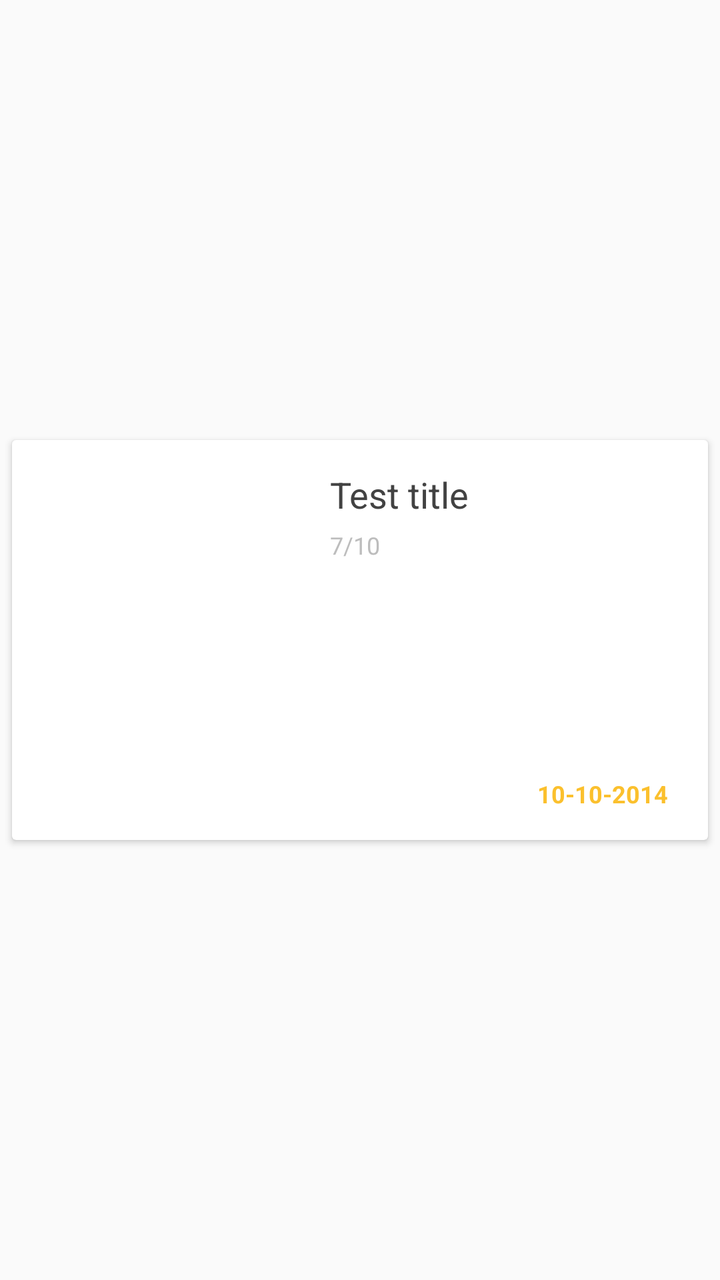
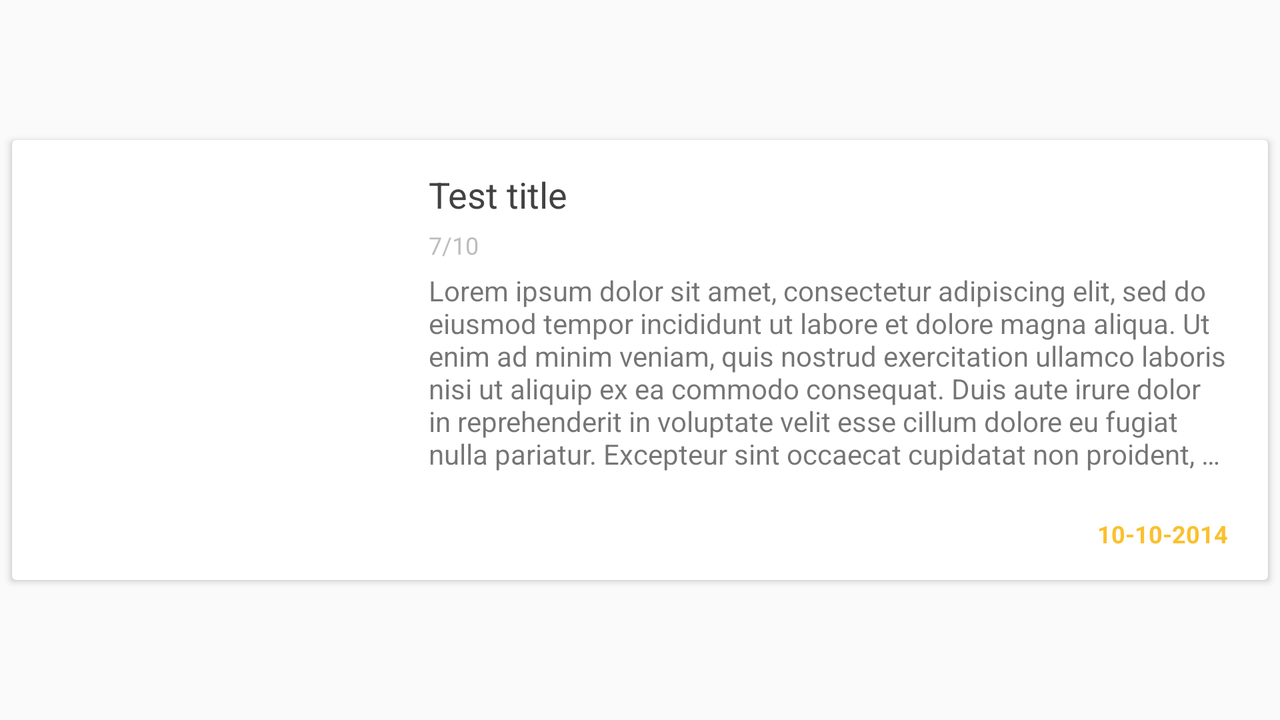

Compare how this app lays out the same screen by default and in its alternative resource folder. The renders come first, then the two layout files and the values they reference.
<!-- AndroidManifest.xml: application theme AppTheme -->
<!-- res/layout/movie_item.xml -->
<?xml version="1.0" encoding="utf-8"?>
<LinearLayout
    xmlns:android="http://schemas.android.com/apk/res/android"
    xmlns:tools="http://schemas.android.com/tools"
    android:layout_height="match_parent"
    android:layout_width="match_parent"
    android:tag="portrait">

    <android.support.v7.widget.CardView
        xmlns:card_view="http://schemas.android.com/apk/res-auto"
        android:layout_width="match_parent"
        android:layout_height="200dp"
        android:layout_gravity="center"
        android:layout_marginTop="3dp"
        android:layout_marginBottom="3dp"
        android:layout_marginStart="6dp"
        android:layout_marginEnd="6dp"
        card_view:cardCornerRadius="2dp">

        <LinearLayout
            android:layout_width="match_parent"
            android:layout_height="match_parent"
            android:paddingTop="10dp"
            android:paddingBottom="10dp"
            android:orientation="horizontal"
            android:weightSum="10">

            <ImageView
                android:id="@+id/iv_poster_image"
                android:layout_width="0dp"
                android:layout_height="match_parent"
                android:layout_weight="4"
                android:contentDescription="@string/poster_image_description"/>

            <RelativeLayout
                android:layout_width="0dp"
                android:layout_height="match_parent"
                android:layout_weight="6"
                android:paddingStart="20dp"
                android:paddingEnd="20dp"
                android:paddingTop="5dp"
                android:paddingBottom="5dp">

                <TextView
                    android:id="@+id/tv_movie_title"
                    android:layout_width="wrap_content"
                    android:layout_height="wrap_content"
                    android:textSize="18sp"
                    android:textColor="@color/list_title_text_color"
                    tools:text="Test title"/>

                <TextView
                    android:id="@+id/tv_movie_rating"
                    android:layout_width="wrap_content"
                    android:layout_height="wrap_content"
                    android:layout_below="@id/tv_movie_title"
                    android:paddingTop="5dp"
                    android:textSize="12sp"
                    android:textColor="@color/list_rating_color"
                    tools:text="7/10"/>

                <TextView
                    android:id="@+id/tv_movie_release_date"
                    android:layout_width="wrap_content"
                    android:layout_height="wrap_content"
                    android:layout_alignParentEnd="true"
                    android:layout_alignParentRight="true"
                    android:layout_alignParentBottom="true"
                    android:textStyle="bold"
                    android:textSize="12sp"
                    android:textColor="@color/list_release_date_text_color"
                    tools:text="10-10-2014"/>

            </RelativeLayout>

        </LinearLayout>

    </android.support.v7.widget.CardView>

</LinearLayout>
<!-- resources referenced by this layout -->
<resources>
  <color name="list_rating_color">#BDBDBD</color>
  <color name="list_release_date_text_color">#FBC02D</color>
  <color name="list_title_text_color">#424242</color>
  <string name="poster_image_description">Movie image</string>
  <style name="AppTheme" parent="Theme.AppCompat.Light.DarkActionBar">
          <item name="colorPrimary">@color/colorPrimary</item>
          <item name="colorPrimaryDark">@color/colorPrimaryDark</item>
      </style>
  <color name="colorPrimary">#4CAF50</color>
  <color name="colorPrimaryDark">#388E3C</color>
</resources>
<!-- res/layout-land/movie_item.xml (the repository's variant of the layout above) -->
<!-- drawn on the phone turned sideways -->
<?xml version="1.0" encoding="utf-8"?>
<LinearLayout
    xmlns:android="http://schemas.android.com/apk/res/android"
    xmlns:tools="http://schemas.android.com/tools"
    android:layout_height="match_parent"
    android:layout_width="match_parent"
    android:tag="landscape">

    <android.support.v7.widget.CardView
        xmlns:card_view="http://schemas.android.com/apk/res-auto"
        android:layout_width="match_parent"
        android:layout_height="220dp"
        android:layout_gravity="center"
        android:layout_marginTop="3dp"
        android:layout_marginBottom="3dp"
        android:layout_marginStart="6dp"
        android:layout_marginEnd="6dp"
        card_view:cardCornerRadius="2dp">

        <LinearLayout
            android:layout_width="match_parent"
            android:layout_height="match_parent"
            android:paddingTop="10dp"
            android:paddingBottom="10dp"
            android:orientation="horizontal"
            android:weightSum="10">

            <ImageView
                android:layout_width="0dp"
                android:layout_height="match_parent"
                android:layout_weight="3"
                android:id="@+id/iv_poster_image"
                android:contentDescription="@string/poster_image_description"/>

            <RelativeLayout
                android:layout_width="0dp"
                android:layout_height="match_parent"
                android:layout_weight="7"
                android:paddingStart="20dp"
                android:paddingEnd="20dp"
                android:paddingTop="5dp"
                android:paddingBottom="5dp">

                <TextView
                    android:id="@+id/tv_movie_title"
                    android:layout_width="wrap_content"
                    android:layout_height="wrap_content"
                    android:textSize="18sp"
                    android:textColor="@color/list_title_text_color"
                    tools:text="Test title"/>

                <TextView
                    android:id="@+id/tv_movie_rating"
                    android:layout_width="wrap_content"
                    android:layout_height="wrap_content"
                    android:paddingTop="5dp"
                    android:layout_below="@id/tv_movie_title"
                    android:textSize="12sp"
                    android:textColor="@color/list_rating_color"
                    tools:text="7/10"/>

                <TextView
                    android:id="@+id/tv_overview"
                    android:layout_width="wrap_content"
                    android:layout_height="wrap_content"
                    android:layout_below="@id/tv_movie_rating"
                    android:layout_marginTop="5dp"
                    android:maxLines="6"
                    android:ellipsize="end"
                    tools:text="@string/lorem_ipsum"/>

                <TextView
                    android:id="@+id/tv_movie_release_date"
                    android:layout_width="wrap_content"
                    android:layout_height="wrap_content"
                    android:layout_alignParentEnd="true"
                    android:layout_alignParentRight="true"
                    android:layout_alignParentBottom="true"
                    android:textStyle="bold"
                    android:textSize="12sp"
                    android:textColor="@color/list_release_date_text_color"
                    tools:text="10-10-2014"/>

            </RelativeLayout>

        </LinearLayout>

    </android.support.v7.widget.CardView>

</LinearLayout>
<!-- resources referenced by the variant -->
<!-- as the phone turned sideways resolves them -->
<resources>
  <color name="list_rating_color">#BDBDBD</color>
  <color name="list_release_date_text_color">#FBC02D</color>
  <color name="list_title_text_color">#424242</color>
  <string name="lorem_ipsum">Lorem ipsum dolor sit amet, consectetur adipiscing elit, sed do
          eiusmod tempor incididunt ut labore et dolore magna aliqua. Ut enim ad minim veniam, quis
          nostrud exercitation ullamco laboris nisi ut aliquip ex ea commodo consequat. Duis aute
          irure dolor in reprehenderit in voluptate velit esse cillum dolore eu fugiat nulla pariatur.
          Excepteur sint occaecat cupidatat non proident, sunt in culpa qui officia deserunt mollit
          anim id est laborum.</string>
  <string name="poster_image_description">Movie image</string>
  <style name="AppTheme" parent="Theme.AppCompat.Light.DarkActionBar">
          <item name="colorPrimary">@color/colorPrimary</item>
          <item name="colorPrimaryDark">@color/colorPrimaryDark</item>
      </style>
  <color name="colorPrimary">#4CAF50</color>
  <color name="colorPrimaryDark">#388E3C</color>
</resources>
